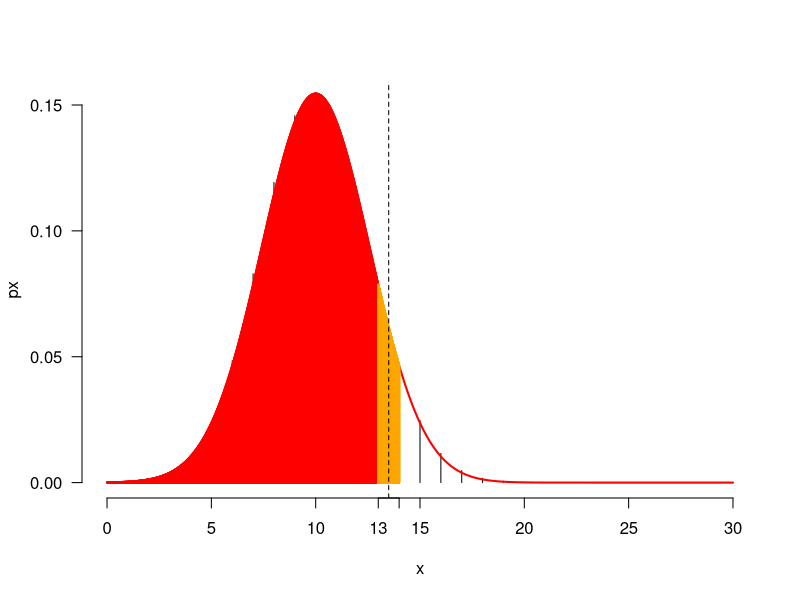
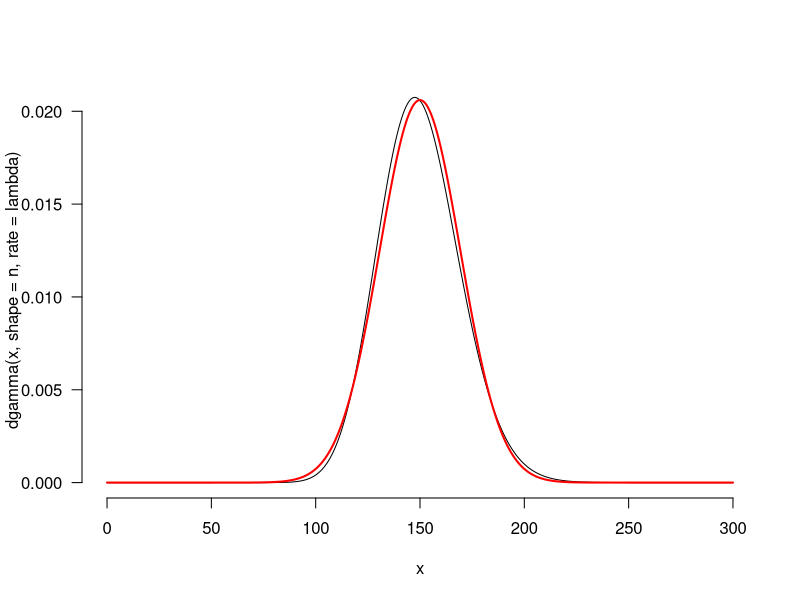

R code for these plots, in order:
#################################################
## Funciones de Múltiples Variables Aleatorias ##
#################################################

## Ejemplo 4.13
lw = log(2000) ## log(): logaritmo natural 
lf = log(20)
le = log(1.6)
zw = sqrt(log(1+0.20^2))
zf = sqrt(log(1+0.15^2))
ze = sqrt(log(1+0.125^2))
lc = lw + lf - 0.5 * le
zc = sqrt(zw^2 + zf^2 + (-0.5)^2 * ze^2)
## C ~ Log-Normal(lc, zc)
1-plnorm(35000, meanlog = lc, sdlog = zc)
plnorm(35000, meanlog = lc, sdlog = zc, lower.tail = F)

################################
## Teorema del Limite Central ##
################################

## X1,X2,...,Xn iid Bernoulli(p) --> E(Xi) = p, Var(Xi) = p * (1-p)
## X1+X2+...+Xn exacta Binomial(n, p) aprox Normal(n * p, sqrt(n) * sqrt(p*(1-p)))

n = 30
p = 1/3
x = 0:n
px = dbinom(x, size = n, prob = p)
plot(px~x, type = "h", bty = "n", las = 1)
x = seq(0,n,0.01)
fx = dnorm(x, mean = n * p, sd = sqrt(n * p * (1-p)))
lines(fx ~ x, col = "red", lwd =2)
axis(1, c(13, 14))

## P(X <= 13)
pbinom(13, size = n, prob = p)
x = seq(0,13,0.01)
fx = dnorm(x, mean = n * p, sd = sqrt(n * p * (1-p)))
lines(fx ~ x, col = "red", lwd =2, type = "h")
pnorm(13, mean = n*p, sd = sqrt(n*p*(1-p)))

x = seq(13,14,0.001)
fx = dnorm(x, mean = n * p, sd = sqrt(n * p * (1-p)))
lines(fx ~ x, col = "orange", lwd =2, type = "h")

## P(X < 14) = P(X <= 13)
pnorm(14, mean = n*p, sd = sqrt(n*p*(1-p)))

abline(v = 13.5, lty = 2)
## P(X < 14) = P(X <= 13) = P(X < 13.5)
pnorm(13.5, mean = n*p, sd = sqrt(n*p*(1-p))) ## Corrección por continuidad()

## Error de aproximación 
abs(1-pnorm(13.5, mean = n*p, sd = sqrt(n*p*(1-p)))/pbinom(13, size = n, prob = p))*100

## X1,X2,...,Xn iid Exp(lambda) = Gamma(1,lambda) --> E(Xi) = 1/lambda, Var(Xi) = 1/lambda^2
## X1+X2+...+Xn exacta Gamma(n, lambda) aprox Normal(n / lambda, sqrt(n) / lambda))
n = 60
lambda = 0.4
## P(X1+...+Xn <= 135)
pgamma(135, shape = n, rate = lambda)
pnorm(135, mean = n/lambda, sd = sqrt(n)/lambda)

## Error de aproximación
abs((1-pnorm(135, mean = n/lambda, sd = sqrt(n)/lambda)/pgamma(135, shape = n, rate = lambda)))*100

## Graficamente se observa un comportamiento muy similar
x = seq(0,(5*n),0.01)
plot(dgamma(x, shape = n, rate = lambda)~x, type = "l", bty = "n", las = 1)
lines(dnorm(x, mean = n/lambda, sd = sqrt(n)/lambda) ~ x, col = "red", lwd =2)





